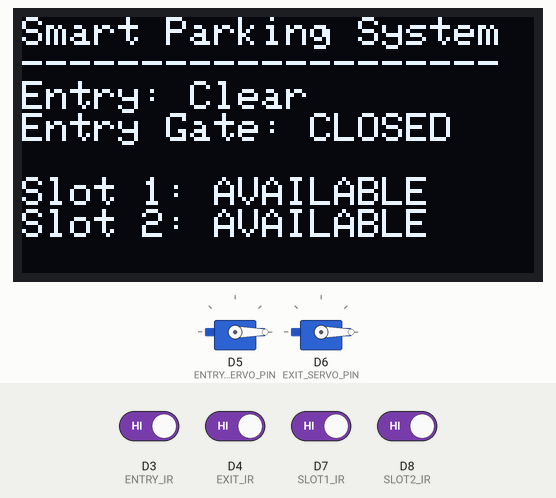
This sketch was run on a simulated ESP8266 (NodeMCU). Shown: 2 × servo, 128×64 one-colour display. The inputs (shaded band) are chosen by the test bench; at power-on: D3 (ENTRY_IR), D4 (EXIT_IR), D7 (SLOT1_IR), D8 (SLOT2_IR) HIGH. WiFi joins after 1.5 s; servers stay silent unless stated; what the sketch prints to the serial monitor is not drawn.

Above: at 4.7 s.
4.8 s: D3 (ENTRY_IR) driven LOW
At 6.3 s:
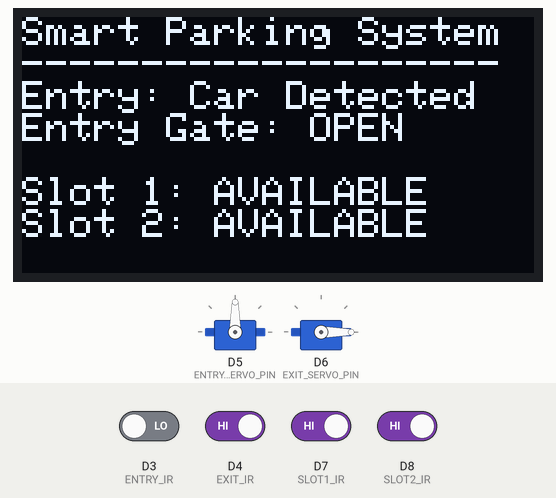
7.0 s: D4 (EXIT_IR) driven LOW
At 10.0 s:
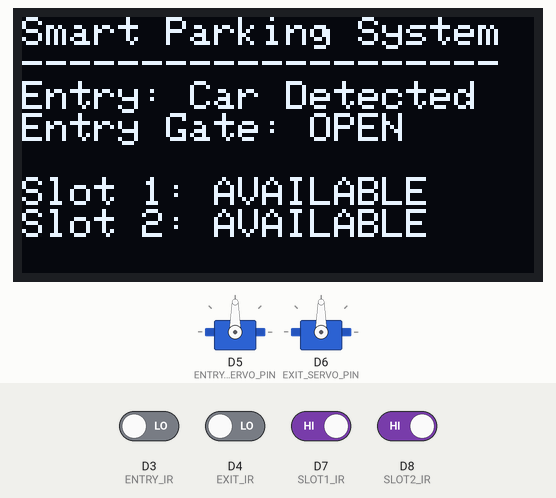
10.1 s: D7 (SLOT1_IR) driven LOW
At 12.3 s:
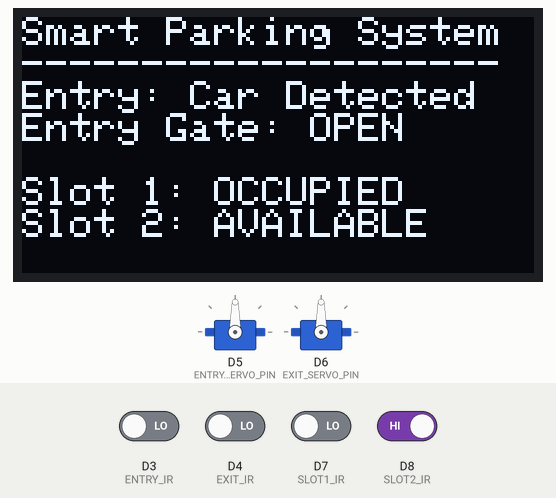
13.2 s: D8 (SLOT2_IR) driven LOW
At 16.0 s:
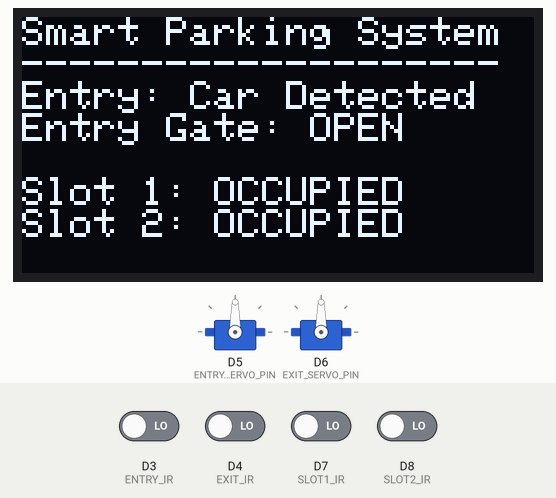
16.3 s: D3 (ENTRY_IR) driven HIGH
At 18.3 s:
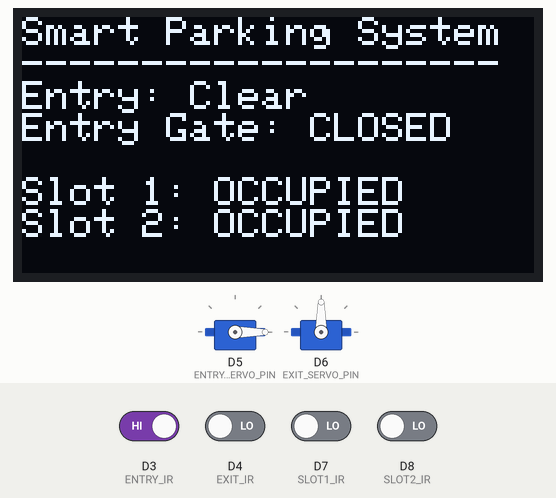
19.4 s: D3 (ENTRY_IR) driven LOW
At 20.4 s:
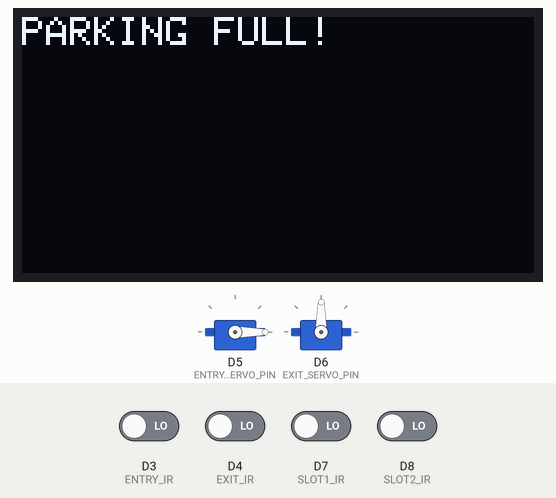
Timing chart, 0 to 23.5 s (numbered marks = the images above; inputs shaded):
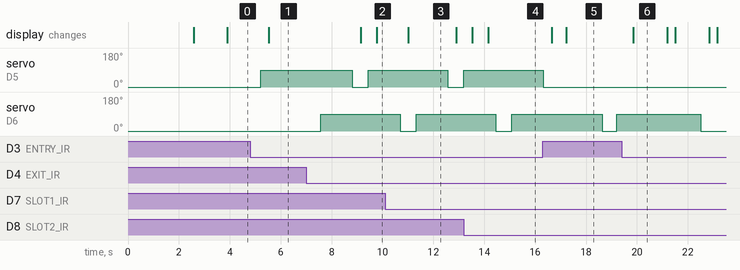

The sketch:

Smart_Car_Parking_HardwareCode.ino
```cpp
#include <Wire.h>
#include <Adafruit_GFX.h>
#include <Adafruit_SSD1306.h>
#include <Servo.h>
#include <ESP8266WiFi.h>      // For ESP8266 WiFi connectivity
#include <FirebaseESP8266.h> // For Firebase Realtime Database operations

// Firebase Configuration
#define WIFI_SSID "Akshay"
#define WIFI_PASSWORD "123456788"


// Use the .firebasedatabase.app format for regional databases
#define FIREBASE_HOST "smart-parking-system-be293-default-rtdb.asia-southeast1.firebasedatabase.app"
#define FIREBASE_AUTH "PvDHepMyc25ntpUJn3lP3CEqDyb9q9OySK6oJEem"

// Define the paths in your Firebase Realtime Database for each slot's status
#define SLOT1_FIREBASE_PATH "/parking_slots/slot1/status"
#define SLOT2_FIREBASE_PATH "/parking_slots/slot2/status"

// ------ OLED configuration
#define SCREEN_WIDTH 128
#define SCREEN_HEIGHT 64
Adafruit_SSD1306 display(SCREEN_WIDTH, SCREEN_HEIGHT, &Wire, -1); // -1 for no RESET pin

// --- IR Sensor Pins (NodeMCU D-pin labels)

// D3 -> GPIO0, D4 -> GPIO2, D7 -> GPIO13, D8 -> GPIO15
#define ENTRY_IR D3  // IR sensor at entry point
#define EXIT_IR  D4  // IR sensor at exit point
#define SLOT1_IR D7  // IR sensor for parking Slot 1
#define SLOT2_IR D8  // IR sensor for parking Slot 2

// -------Servo Pins
#define ENTRY_SERVO_PIN D5 // Servo for entry gate
#define EXIT_SERVO_PIN  D6 // Servo for exit gate

Servo entryGateServo;
Servo exitGateServo;
//  Gate Control & Timing -

unsigned long entryGateOpenedAt = 0; // Timestamp when entry gate was opened
unsigned long exitGateOpenedAt = 0;  // Timestamp when exit gate was opened
const unsigned long gateOpenDuration = 3000; // Gate stays open for 3 seconds (3000 milliseconds)
bool entryGateOpen = false; // Flag to track entry gate state
bool exitGateOpen = false;  // Flag to track exit gate state

// -------------------- Firebase Objects --------------------
FirebaseData firebaseData;
FirebaseConfig firebaseConfig;
FirebaseAuth firebaseAuth;

// -------------------- Function Prototypes --------------------
void setupWiFi();
void firebaseReconnect();
void updateFirebaseSlotStatus(const char* path, int status);
bool isCarDetected(int pin); // Checks if a car is detected by an IR sensor
int getSlotOccupancyStatus(int sensorPin); // Returns 0 (Available) or 1 (Occupied)

void setup() {
  Serial.begin(115200); // Initialize serial communication for debugging

  // Configure IR sensor pins as INPUT
  pinMode(ENTRY_IR, INPUT);
  pinMode(EXIT_IR, INPUT);
  pinMode(SLOT1_IR, INPUT);
  pinMode(SLOT2_IR, INPUT);

  // Attach servo motors to their respective pins
  entryGateServo.attach(ENTRY_SERVO_PIN);
  exitGateServo.attach(EXIT_SERVO_PIN);

  // Set initial gate positions (0 degrees = closed)
  entryGateServo.write(0);
  exitGateServo.write(0);

  // Initialize OLED display
  if (!display.begin(SSD1306_SWITCHCAPVCC, 0x3C)) { // Address 0x3C for 128x64 OLED
    Serial.println(F("SSD1306 allocation failed"));
    for (;;); // Don't proceed, loop forever
  }

  // Initial OLED display messages
  display.clearDisplay();
  display.setTextSize(1);      // Smallest text size
  display.setTextColor(SSD1306_WHITE); // White text
  display.setCursor(0, 0);     // Start at top-left
  display.println("Smart Parking System");
  display.println("Initializing WiFi...");
  display.display();
  delay(1000);

  // -------------------- WiFi & Firebase Setup --------------------
  setupWiFi(); // Connect to WiFi

  // Configure Firebase (Host and Authentication)
  firebaseConfig.host = FIREBASE_HOST;
  // FIX: Use firebaseConfig.signer.tokens.legacy_token for database secret authentication
  firebaseConfig.signer.tokens.legacy_token = FIREBASE_AUTH;

  // Begin Firebase connection using the configured objects
  Firebase.begin(&firebaseConfig, &firebaseAuth);
  Firebase.reconnectWiFi(true); // Enable automatic WiFi reconnection

  Serial.println("Firebase setup complete.");
  display.clearDisplay();
  display.setCursor(0, 0);
  display.println("Firebase Connected!");
  display.display();
  delay(1000);
}

void loop() {
  // Read status from IR sensors
  bool entryDetected = isCarDetected(ENTRY_IR);
  bool exitDetected = isCarDetected(EXIT_IR);

  // Get parking slot occupancy status (0 for Available, 1 for Occupied)
  int slot1Occupancy = getSlotOccupancyStatus(SLOT1_IR);
  int slot2Occupancy = getSlotOccupancyStatus(SLOT2_IR);

  // Calculate available slots
  int availableSlots = (slot1Occupancy == 0) + (slot2Occupancy == 0); // Sum of 1s for available slots

  // -------------------- Gate Control Logic --------------------
  // Entry Gate Logic
  if (entryDetected && !entryGateOpen) {
    if (availableSlots > 0) { // Only open entry gate if there are available slots
      entryGateServo.write(90); // Open gate
      entryGateOpenedAt = millis();
      entryGateOpen = true;
      Serial.println("Entry Gate: Opening (Car detected & slots available)");
    } else {
      Serial.println("Entry Gate: Blocked (No slots available)");
      // Optionally, display a message on OLED: "Parking Full"
      display.clearDisplay();
      display.setCursor(0,0);
      display.println("PARKING FULL!");
      display.display();
      delay(1000); // Display message for a second
    }
  }

  // Close entry gate after duration
  if (entryGateOpen && millis() - entryGateOpenedAt >= gateOpenDuration) {
    entryGateServo.write(0); // Close gate
    entryGateOpen = false;
    Serial.println("Entry Gate: Closing");
  }

  // Exit Gate Logic
  if (exitDetected && !exitGateOpen) {
    exitGateServo.write(90); // Open gate
    exitGateOpenedAt = millis();
    exitGateOpen = true;
    Serial.println("Exit Gate: Opening (Car detected)");
  }

  // Close exit gate after duration
  if (exitGateOpen && millis() - exitGateOpenedAt >= gateOpenDuration) {
    exitGateServo.write(0); // Close gate
    exitGateOpen = false;
    Serial.println("Exit Gate: Closing");
  }

  // -------------------- Update Firebase Realtime Database --------------------
  if (Firebase.ready()) {
    updateFirebaseSlotStatus(SLOT1_FIREBASE_PATH, slot1Occupancy);
    updateFirebaseSlotStatus(SLOT2_FIREBASE_PATH, slot2Occupancy);
  } else {
    Serial.println("Firebase not ready for update. Attempting reconnect...");
    firebaseReconnect();
  }

  // -------------------- Update OLED Display --------------------
  display.clearDisplay();
  display.setCursor(0, 0);

  display.println("Smart Parking System");
  display.println("--------------------");
  display.print("Entry: "); display.println(entryDetected ? "Car Detected" : "Clear");
  display.print("Entry Gate: "); display.println(entryGateOpen ? "OPEN" : "CLOSED");
  display.println(" "); // Spacer

  display.print("Slot 1: "); display.println(slot1Occupancy == 1 ? "OCCUPIED" : "AVAILABLE");
  display.print("Slot 2: "); display.println(slot2Occupancy == 1 ? "OCCUPIED" : "AVAILABLE");
  display.println(" "); // Spacer

  display.print("Exit: "); display.println(exitDetected ? "Car Detected" : "Clear");
  display.print("Exit Gate: "); display.println(exitGateOpen ? "OPEN" : "CLOSED");
  display.println(" "); // Spacer

  display.print("Slots Free: "); display.println(availableSlots);

  display.display(); // Update the OLED display

  delay(200); // Small delay for loop stability and display refresh
}

// -------------------- Helper Functions Implementation --------------------

// Connects ESP8266 to WiFi network
void setupWiFi() {
  Serial.print("Connecting to WiFi: ");
  Serial.println(WIFI_SSID);
  WiFi.begin(WIFI_SSID, WIFI_PASSWORD);
  while (WiFi.status() != WL_CONNECTED) {
    delay(500);
    Serial.print(".");
  }
  Serial.println("\nWiFi connected!");
  Serial.print("IP Address: ");
  Serial.println(WiFi.localIP());
}

// Handles Firebase and WiFi reconnection attempts
void firebaseReconnect() {
  if (WiFi.status() != WL_CONNECTED) {
    setupWiFi(); // Reconnect WiFi if disconnected
  }
  if (!Firebase.ready()) {
    Serial.println("Re-initializing Firebase connection...");
    Firebase.begin(&firebaseConfig, &firebaseAuth); // Re-initialize Firebase
  }
}

// Updates a specific slot's status in Firebase Realtime Database
void updateFirebaseSlotStatus(const char* path, int status) {
  if (Firebase.setInt(firebaseData, path, status)) {
    // Serial.print("Firebase updated "); Serial.print(path); Serial.print(": "); Serial.println(status);
  } else {
    Serial.print("Firebase write failed for "); Serial.print(path); Serial.print(": "); Serial.println(firebaseData.errorReason());
  }
}


bool isCarDetected(int pin) {
  // Debounce logic: read twice with a small delay
  // IR sensors typically output LOW when an object is detected and HIGH when clear.
  // Adjust logic if your sensors behave differently.
  if (digitalRead(pin) == LOW) {
    delay(50); // Small debounce delay
    return digitalRead(pin) == LOW; // Confirm reading after debounce
  }
  return false;
}

int getSlotOccupancyStatus(int sensorPin) {
  // For IR sensors, LOW typically means object detected (occupied)
  // and HIGH means no object (available).
  if (digitalRead(sensorPin) == LOW) {
    return 1; // Occupied
  } else {
    return 0; // Available
  }
}
```

Measured:
- after the input at 4.8 s, servo on D5 (ENTRY_SERVO_PIN): 0° → 90° after 0.41 s; the display: changes after 0.74 s (image 1)
- after the input at 7.0 s, servo on D6 (EXIT_SERVO_PIN): 0° → 90° after 0.56 s
- after the input at 10.1 s, the display: changes after 0.92 s (image 3)
- after the input at 13.2 s, the display: first differs from a run without the input after 0.95 s (image 4)
- after the input at 16.3 s, servo on D6 (EXIT_SERVO_PIN): 90° → 0° after 2.3 s, → 90° 0.58 s later
- after the input at 19.4 s, the display: changes after 0.46 s (image 6)
- what the display in image 3 shows lasts 1.9 s, from 11.0 s to 12.9 s
